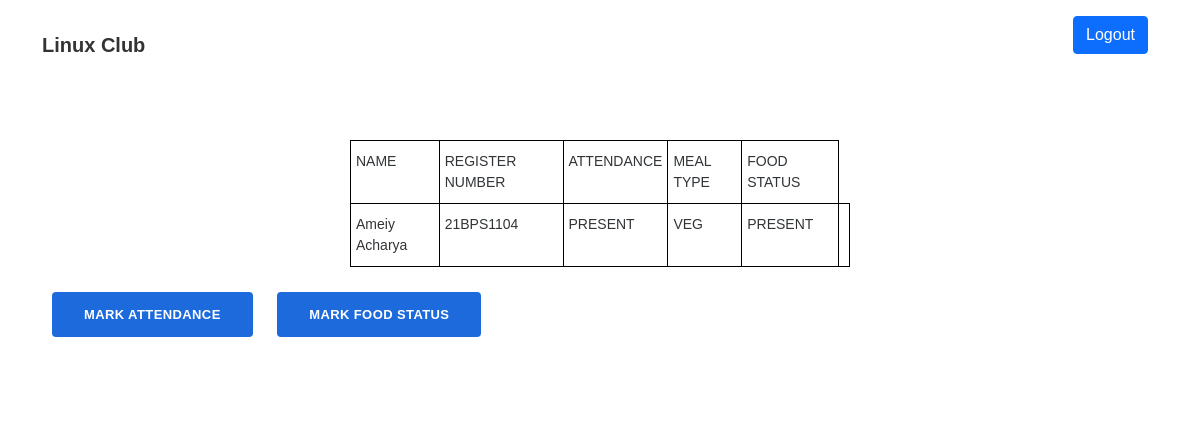
Screenshot of /participant/21BPS1104/ with the database file from the repository.
### tables this page shows
CREATE TABLE participants (name TEXT NOT NULL, regno TEXT NOT NULL, attendance TEXT, mealtype TEXT NOT NULL, food_status TEXT NOT NULL);

### app.py (the view, shortened to what this page needs)
@app.route('/participant/<regno>/', methods=['POST', 'GET'])
def attendance(regno):
    x = 1
    if x == 1:
        conn2 = sqlite3.connect('data.db')
        if request.method == "GET":
            conn2 = sqlite3.connect('data.db')
            rec = conn2.execute(
                "select * from participants where regno = '%s'" % regno)
            rec = [i for i in rec]
            print(rec)
            return render_template('correct.html', r=rec[0])
    else:
        return redirect(url_for('index'))

### templates/correct.html (shortened to what this page needs)
{% extends "base.html" %}
{% block content %}
<nav class="navbar navbar-light navbar-expand-lg navigation-clean-button">
    <div class="container"><a class="navbar-brand" href="">Linux Club</a>
        <div class="collapse navbar-collapse" id="navcol-1">
            <a href="./logout"><button class="btn btn-primary" type="button">Logout</button></a>
        </div>
    </div>
</nav>
<section class="newsletter-subscribe">
    <div class="container">
        <div class="intro">
            <table class="tg">
                <thead>
                    <tr>
                        <th class="tg-0lax">NAME</th>
                        <th class="tg-0lax">REGISTER NUMBER</th>
                        <th class="tg-0lax">ATTENDANCE</th>
                        <th class="tg-0lax">MEAL TYPE</th>
                        <th class="tg-0lax">FOOD STATUS</th>
                    </tr>
                </thead>
                <tbody>
                    <tr>
                        <td class="tg-0lax">{{ r[0] }}</td>
                        <td class="tg-0lax">{{ r[1] }}</td>
                        <td class="tg-0lax">{{ r[2] }}</td>
                        <td class="tg-0lax">{{ r[3] }}</td>
                        <td class="tg-0lax">{{ r[4] }}</td>
                        <td class="tg-0lax">{{ r[5] }}</td>
                    </tr>
                </tbody>
            </table>
        </div>
        <form method="post" action="/participant/{{ r[1] }}/">
            <input type="submit" class="btn btn-primary" value="MARK ATTENDANCE" name="action1" />
            <input type="submit" class="btn btn-primary" value="MARK FOOD STATUS" name="action2" />
        </form>
    </div>
</section>
{% endblock %}

### static/assets/css/canitoLogin.css (style rules this page uses)
.btn { margin: 0px 10px; margin-bottom: 20px; }
a { color: #8e888a; text-decoration: none; outline: none; }

### static/assets/css/Modal-Login-form.css (style rules this page uses)
body { font-family: 'Varela Round', sans-serif; }

### static/assets/css/Navigation-with-Button.css (style rules this page uses)
.navigation-clean-button { background: #fff; padding-top: .75rem; padding-bottom: .75rem; color: #333; border-radius: 0; box-shadow: none; border: none; margin-bottom: 0; }
@media (min-width:768px) { .navigation-clean-button { padding-top: 1rem; padding-bottom: 1rem; } }
.navigation-clean-button .navbar-brand { font-weight: bold; color: inherit; }

### static/assets/css/Newsletter-Subscription-Form.css (style rules this page uses)
.newsletter-subscribe { color: #313437; background-color: #fff; padding: 50px 0; }
.newsletter-subscribe .intro { font-size: 16px; max-width: 500px; margin: 0 auto 25px; }
.newsletter-subscribe form { justify-content: center; }
.newsletter-subscribe form .btn { padding: 16px 32px; border: none; background: none; box-shadow: none; text-shadow: none; opacity: 0.9; text-transform: uppercase; font-weight: bold; font-size: 13px; letter-spacing: 0.4px; line-height: 1; }
.newsletter-subscribe form .btn-primary { background-color: #055ada !important; color: #fff; outline: none !important; }

### templates/correct.html (style rules this page uses)
.tg { border-collapse: collapse; border-spacing: 0; }
.tg td { border-color: black; border-style: solid; border-width: 1px; font-family: Arial, sans-serif; font-size: 14px; overflow: hidden; padding: 10px 5px; word-break: normal; }
.tg th { border-color: black; border-style: solid; border-width: 1px; font-family: Arial, sans-serif; font-size: 14px; font-weight: normal; overflow: hidden; padding: 10px 5px; word-break: normal; }
.tg .tg-0lax { text-align: left; vertical-align: top }

### rows the page displays
participants: name "Ameiy Acharya", regno "21BPS1104", attendance "PRESENT", mealtype "VEG", food_status "PRESENT"
